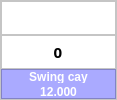
            <widget class="QFrame" name="itemFrame_3">
             <property name="maximumSize">
              <size>
               <width>117</width>
               <height>150</height>
              </size>
             </property>
             <property name="styleSheet">
              <string notr="true">background-color: rgb(255, 255, 255);</string>
             </property>
             <property name="frameShape">
              <enum>QFrame::StyledPanel</enum>
             </property>
             <property name="frameShadow">
              <enum>QFrame::Raised</enum>
             </property>
             <layout class="QVBoxLayout" name="verticalLayout_48">
              <property name="spacing">
               <number>0</number>
              </property>
              <property name="leftMargin">
               <number>0</number>
              </property>
              <property name="topMargin">
               <number>0</number>
              </property>
              <property name="rightMargin">
               <number>0</number>
              </property>
              <property name="bottomMargin">
               <number>0</number>
              </property>
              <item>
               <widget class="QFrame" name="frame_14">
                <property name="frameShape">
                 <enum>QFrame::StyledPanel</enum>
                </property>
                <property name="frameShadow">
                 <enum>QFrame::Raised</enum>
                </property>
                <layout class="QHBoxLayout" name="horizontalLayout_7">
                 <property name="spacing">
                  <number>0</number>
                 </property>
                 <property name="leftMargin">
                  <number>0</number>
                 </property>
                 <property name="topMargin">
                  <number>0</number>
                 </property>
                 <property name="rightMargin">
                  <number>0</number>
                 </property>
                 <property name="bottomMargin">
                  <number>0</number>
                 </property>
                 <item>
                  <widget class="QPushButton" name="selectBtn1_3">
                   <property name="maximumSize">
                    <size>
                     <width>153</width>
                     <height>153</height>
                    </size>
                   </property>
                   <property name="text">
                    <string/>
                   </property>
                   <property name="icon">
                    <iconset>
                     <normaloff>img/bb-orion-swing-bit-tet.jpg</normaloff>img/bb-orion-swing-bit-tet.jpg</iconset>
                   </property>
                   <property name="iconSize">
                    <size>
                     <width>50</width>
                     <height>50</height>
                    </size>
                   </property>
                   <property name="flat">
                    <bool>true</bool>
                   </property>
                  </widget>
                 </item>
                </layout>
               </widget>
              </item>
              <item>
               <widget class="QFrame" name="adjustFrame3">
                <property name="maximumSize">
                 <size>
                  <width>16777215</width>
                  <height>35</height>
                 </size>
                </property>
                <property name="frameShape">
                 <enum>QFrame::StyledPanel</enum>
                </property>
                <property name="frameShadow">
                 <enum>QFrame::Raised</enum>
                </property>
                <layout class="QHBoxLayout" name="horizontalLayout_6">
                 <property name="spacing">
                  <number>0</number>
                 </property>
                 <property name="leftMargin">
                  <number>0</number>
                 </property>
                 <property name="topMargin">
                  <number>0</number>
                 </property>
                 <property name="rightMargin">
                  <number>0</number>
                 </property>
                 <property name="bottomMargin">
                  <number>0</number>
                 </property>
                 <item>
                  <widget class="QPushButton" name="addItem1_3">
                   <property name="maximumSize">
                    <size>
                     <width>20</width>
                     <height>20</height>
                    </size>
                   </property>
                   <property name="text">
                    <string/>
                   </property>
                   <property name="icon">
                    <iconset>
                     <normaloff>img/add.png</normaloff>img/add.png</iconset>
                   </property>
                   <property name="flat">
                    <bool>true</bool>
                   </property>
                  </widget>
                 </item>
                 <item>
                  <widget class="QLabel" name="countItem1_3">
                   <property name="maximumSize">
                    <size>
                     <width>20</width>
                     <height>20</height>
                    </size>
                   </property>
                   <property name="font">
                    <font>
                     <family>MS Gothic</family>
                     <pointsize>11</pointsize>
                     <weight>75</weight>
                     <bold>true</bold>
                    </font>
                   </property>
                   <property name="text">
                    <string>0</string>
                   </property>
                   <property name="alignment">
                    <set>Qt::AlignCenter</set>
                   </property>
                  </widget>
                 </item>
                 <item>
                  <widget class="QPushButton" name="minusItem1_3">
                   <property name="maximumSize">
                    <size>
                     <width>20</width>
                     <height>20</height>
                    </size>
                   </property>
                   <property name="text">
                    <string/>
                   </property>
                   <property name="icon">
                    <iconset>
                     <normaloff>img/minus-button.png</normaloff>img/minus-button.png</iconset>
                   </property>
                   <property name="flat">
                    <bool>true</bool>
                   </property>
                  </widget>
                 </item>
                </layout>
               </widget>
              </item>
              <item>
               <widget class="QFrame" name="frame_12">
                <property name="maximumSize">
                 <size>
                  <width>16777215</width>
                  <height>30</height>
                 </size>
                </property>
                <property name="styleSheet">
                 <string notr="true">color: rgb(255, 255, 255);
background-color: rgb(170, 170, 255);</string>
                </property>
                <property name="frameShape">
                 <enum>QFrame::StyledPanel</enum>
                </property>
                <property name="frameShadow">
                 <enum>QFrame::Raised</enum>
                </property>
                <layout class="QVBoxLayout" name="verticalLayout_8">
                 <property name="spacing">
                  <number>2</number>
                 </property>
                 <property name="leftMargin">
                  <number>0</number>
                 </property>
                 <property name="topMargin">
                  <number>0</number>
                 </property>
                 <property name="rightMargin">
                  <number>0</number>
                 </property>
                 <property name="bottomMargin">
                  <number>0</number>
                 </property>
                 <item>
                  <widget class="QLabel" name="nameItem1_3">
                   <property name="font">
                    <font>
                     <family>Segoe UI</family>
                     <weight>75</weight>
                     <bold>true</bold>
                    </font>
                   </property>
                   <property name="text">
                    <string>Swing cay</string>
                   </property>
                   <property name="alignment">
                    <set>Qt::AlignCenter</set>
                   </property>
                  </widget>
                 </item>
                 <item>
                  <widget class="QLabel" name="costItem1_3">
                   <property name="font">
                    <font>
                     <family>Segoe UI</family>
                     <weight>75</weight>
                     <bold>true</bold>
                    </font>
                   </property>
                   <property name="text">
                    <string>12.000</string>
                   </property>
                   <property name="alignment">
                    <set>Qt::AlignCenter</set>
                   </property>
                  </widget>
                 </item>
                </layout>
               </widget>
              </item>
             </layout>
            </widget>
